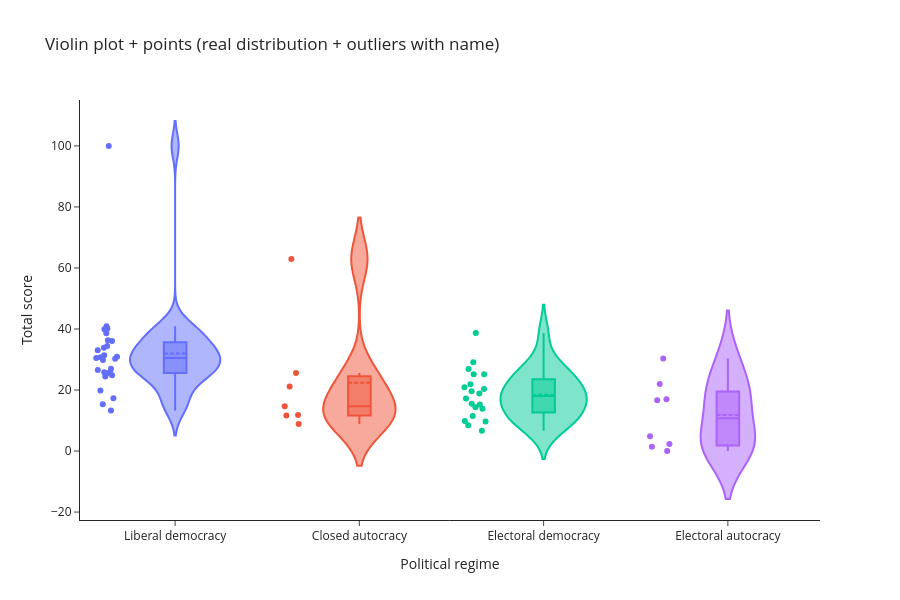

This figure's notebook cell:
### Markdown cell above
## Q6: Does the political regime influence AI?

### Code cell
fig6b = px.violin(df, x='Political regime', y='Total score',
                  color='Political regime',
                  box=True, points='all', hover_name='Country',
                  title="Violin plot + points (real distribution + outliers with name)",
                  height=600)
fig6b.update_traces(meanline_visible=True)
fig6b.update_layout(showlegend=False, template="simple_white")
fig6b.show()

### Figure 1 — Plotly figure (JSON) as saved in the notebook; plotly's stock layout.template omitted (floating-point values rounded to 4 significant figures)
{"data": [{"alignmentgroup": "True", "box": {"visible": true}, "hovertemplate": "<b>%{hovertext}</b><br><br>Political regime=%{x}<br>Total score=%{y}<extra></extra>", "hovertext": ["United States of America", "United Kingdom", "Canada", "Israel", "South Korea", "The Netherlands", "Germany", "France", "Australia", "Ireland", "Finland", "Denmark", "Luxembourg", "Japan", "Switzerland", "Sweden", "Spain", "Estonia", "Taiwan", "Norway", "Belgium", "New Zealand", "Italy", "Iceland", "Greece", "Chile", "Uruguay"], "legendgroup": "Liberal democracy", "marker": {"color": "#636efa"}, "meanline": {"visible": true}, "name": "Liberal democracy", "offsetgroup": "Liberal democracy", "orientation": "v", "points": "all", "scalegroup": "True", "showlegend": true, "type": "violin", "x": ["Liberal democracy", "Liberal democracy", "Liberal democracy", "Liberal democracy", "Liberal democracy", "Liberal democracy", "Liberal democracy", "Liberal democracy", "Liberal democracy", "Liberal democracy", "Liberal democracy", "Liberal democracy", "Liberal democracy", "Liberal democracy", "Liberal democracy", "Liberal democracy", "Liberal democracy", "Liberal democracy", "Liberal democracy", "Liberal democracy", "Liberal democracy", "Liberal democracy", "Liberal democracy", "Liberal democracy", "Liberal democracy", "Liberal democracy", "Liberal democracy"], "x0": " ", "xaxis": "x", "y": [100.0, 40.93, 40.19, 39.89, 38.6, 36.35, 36.04, 34.42, 33.86, 33.04, 31.36, 30.87, 30.73, 30.53, 30.25, 29.85, 26.95, 26.6, 25.79, 25.77, 25.52, 24.88, 24.45, 19.81, 17.33, 15.33, 13.27], "y0": " ", "yaxis": "y"}, {"alignmentgroup": "True", "box": {"visible": true}, "hovertemplate": "<b>%{hovertext}</b><br><br>Political regime=%{x}<br>Total score=%{y}<extra></extra>", "hovertext": ["China", "Saudi Arabia", "United Arab Emirates", "Qatar", "Bahrain", "Vietnam", "Morocco"], "legendgroup": "Closed autocracy", "marker": {"color": "#EF553B"}, "meanline": {"visible": true}, "name": "Closed autocracy", "offsetgroup": "Closed autocracy", "orientation": "v", "points": "all", "scalegroup": "True", "showlegend": true, "type": "violin", "x": ["Closed autocracy", "Closed autocracy", "Closed autocracy", "Closed autocracy", "Closed autocracy", "Closed autocracy", "Closed autocracy"], "x0": " ", "xaxis": "x", "y": [62.92, 25.6, 21.17, 14.66, 11.79, 11.62, 8.87], "y0": " ", "yaxis": "y"}, {"alignmentgroup": "True", "box": {"visible": true}, "hovertemplate": "<b>%{hovertext}</b><br><br>Political regime=%{x}<br>Total score=%{y}<extra></extra>", "hovertext": ["Singapore", "Hong Kong", "Austria", "Poland", "Slovenia", "Malta", "Portugal", "Czech Republic", "Lithuania", "Brazil", "Slovakia", "Mexico", "Argentina", "Turkey", "Colombia", "Indonesia", "Tunisia", "South Africa", "Armenia", "Sri Lanka"], "legendgroup": "Electoral democracy", "marker": {"color": "#00cc96"}, "meanline": {"visible": true}, "name": "Electoral democracy", "offsetgroup": "Electoral democracy", "orientation": "v", "points": "all", "scalegroup": "True", "showlegend": true, "type": "violin", "x": ["Electoral democracy", "Electoral democracy", "Electoral democracy", "Electoral democracy", "Electoral democracy", "Electoral democracy", "Electoral democracy", "Electoral democracy", "Electoral democracy", "Electoral democracy", "Electoral democracy", "Electoral democracy", "Electoral democracy", "Electoral democracy", "Electoral democracy", "Electoral democracy", "Electoral democracy", "Electoral democracy", "Electoral democracy", "Electoral democracy"], "x0": " ", "xaxis": "x", "y": [38.67, 29.11, 26.89, 25.2, 25.19, 21.85, 20.89, 20.31, 19.59, 18.89, 17.24, 15.48, 15.24, 14.39, 13.85, 11.47, 9.87, 9.71, 8.49, 6.62], "y0": " ", "yaxis": "y"}, {"alignmentgroup": "True", "box": {"visible": true}, "hovertemplate": "<b>%{hovertext}</b><br><br>Political regime=%{x}<br>Total score=%{y}<extra></extra>", "hovertext": ["India", "Russia", "Hungary", "Malaysia", "Egypt", "Kenya", "Nigeria", "Pakistan"], "legendgroup": "Electoral autocracy", "marker": {"color": "#ab63fa"}, "meanline": {"visible": true}, "name": "Electoral autocracy", "offsetgroup": "Electoral autocracy", "orientation": "v", "points": "all", "scalegroup": "True", "showlegend": true, "type": "violin", "x": ["Electoral autocracy", "Electoral autocracy", "Electoral autocracy", "Electoral autocracy", "Electoral autocracy", "Electoral autocracy", "Electoral autocracy", "Electoral autocracy"], "x0": " ", "xaxis": "x", "y": [30.36, 21.99, 17.0, 16.66, 4.83, 2.3, 1.38, 0.0], "y0": " ", "yaxis": "y"}], "layout": {"height": 600, "legend": {"title": {"text": "Political regime"}, "tracegroupgap": 0}, "showlegend": false, "title": {"text": "Violin plot + points (real distribution + outliers with name)"}, "violinmode": "overlay", "xaxis": {"anchor": "y", "categoryarray": ["Liberal democracy", "Closed autocracy", "Electoral democracy", "Electoral autocracy"], "categoryorder": "array", "domain": [0, 1], "title": {"text": "Political regime"}}, "yaxis": {"anchor": "x", "domain": [0, 1], "title": {"text": "Total score"}}}}
